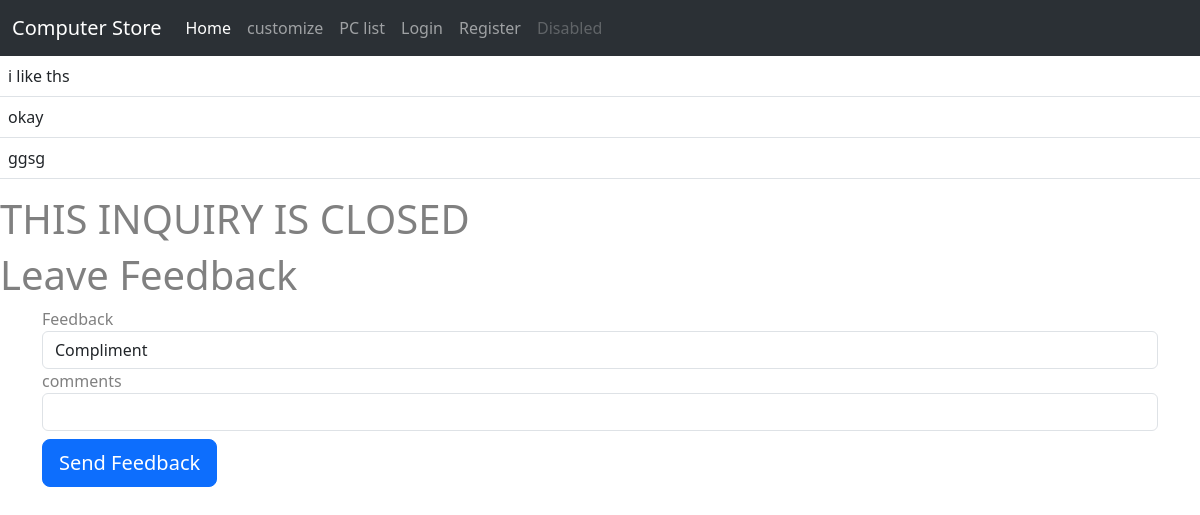
/inquirypage/1, run on the app's committed database.
### ltt/models.py (models this page shows, shortened)
class InqMessages(db.Model):
    id = db.Column(db.Integer, primary_key = True)
    content = db.Column(db.String(120))
    inquiry_id = db.Column(db.Integer, db.ForeignKey('inquiry.id'))
    user_id = db.Column(db.Integer,db.ForeignKey('User.id'))

### ltt/view.py (the view, shortened to what this page needs)
@view.route('/inquirypage/<int:inquirys_id>',methods = ['GET','POST'])
def currentInquiry(inquirys_id):
    inquiry_to_show = Inquiry.query.get_or_404(inquirys_id)
    form = AddInquiryMessageForm()
    comments = InqMessages.query.filter_by(inquiry_id = inquirys_id)
    if form.validate_on_submit():
        comment_to_add = InqMessages(content = form.content.data , inquiry_id = inquirys_id , user_id = current_user.id)
        db.session.add(comment_to_add)
        db.session.commit()
        return redirect(url_for('view.currentInquiry',inquirys_id = inquirys_id ))
    cform = CloseInquiryForm()
    fform = FeedbackForm()
    fform = FeedbackForm()
    if fform.validate_on_submit():
        feedback_to_add = Feedback(inquiry_id = inquirys_id,feedbackType = fform.feedbackType_.data ,comment_ = fform.conten.data)
        db.session.add(feedback_to_add)
        db.session.commit()
        return redirect(url_for('view.currentInquiry', inquirys_id = inquirys_id ))
    return render_template('displayInquiry.html',form=form,comments=comments,inquiry_to_show = inquiry_to_show,current_user=current_user,User=User,Inquiry = Inquiry,cform=cform,fform = fform,Feedback = Feedback )

### ltt/forms.py
class AddInquiryMessageForm(FlaskForm):
    content = StringField(label='content',  validators=[DataRequired()])
    submit = SubmitField(label='Post Message')

class CloseInquiryForm(FlaskForm):
    submit__ = SubmitField(label='Close')

### ltt/templates/displayInquiry.html (shortened to what this page needs)
{% extends "base.html" %}
{% block contend %}
<table class = "table table-hover">
    <tbody>
        {% for comment in comments %}
            {%if User.query.get_or_404(comment.user_id).userType == "Customer"%}
                <tr style="background-color:powderblue;">
            {%else%}
                <tr style="background-color:rgb(230, 176, 176);">
            {%endif%}
            <td>{{comment.content}}</td>
        </tr>
        {% endfor %}
    </tbody>
</table>
{%if Inquiry.query.get_or_404(inquiry_to_show.id).status == "open" %}
    <h1>Talk to Inquiry</h1>
    <div class = "container">
        <form method="POST" class = "form-register">
            {{form.hidden_tag()}}
            {{ form.content.label() }}
            {{ form.content(class="form-control")}}
            {{form.submit(class="btn btn-lg btn-block btn-primary mt-2")}}
        </form>
    </div>
    <h1>Close Inquiry</h1>
    <div class = "container">
        <form method="POST" class = "form-register">
            {{cform.hidden_tag()}}
            {{cform.submit__(class="btn btn-lg btn-block btn-primary mt-2")}}
        </form>
    </div>
{%else%}
    <h1>THIS INQUIRY IS CLOSED</h1>
    <h1>Leave Feedback</h1>
    <div class = "container">
        <form method="POST" class = "form-register">
            {{fform.feedbackType_.label()}}
            {{fform.feedbackType_(class="form-control", placeholder = "Feedback")}}
            {{ fform.conten.label() }}
            {{ fform.conten(class="form-control")}}
            {{fform.submit_(class="btn btn-lg btn-block btn-primary mt-2")}}
        </form>
    </div>
{%endif%}
{%endblock%}

### ltt/static/main.css (style rules this page uses)
* { box-sizing: border-box; }
body { color: grey; }

### data on the page
InqMessages: content "i like ths"
InqMessages: content "okay"
InqMessages: content "ggsg"

### other printed values
{{ fform.feedbackType_.label() }} "Feedback"
{{ fform.conten.label() }} "comments"
